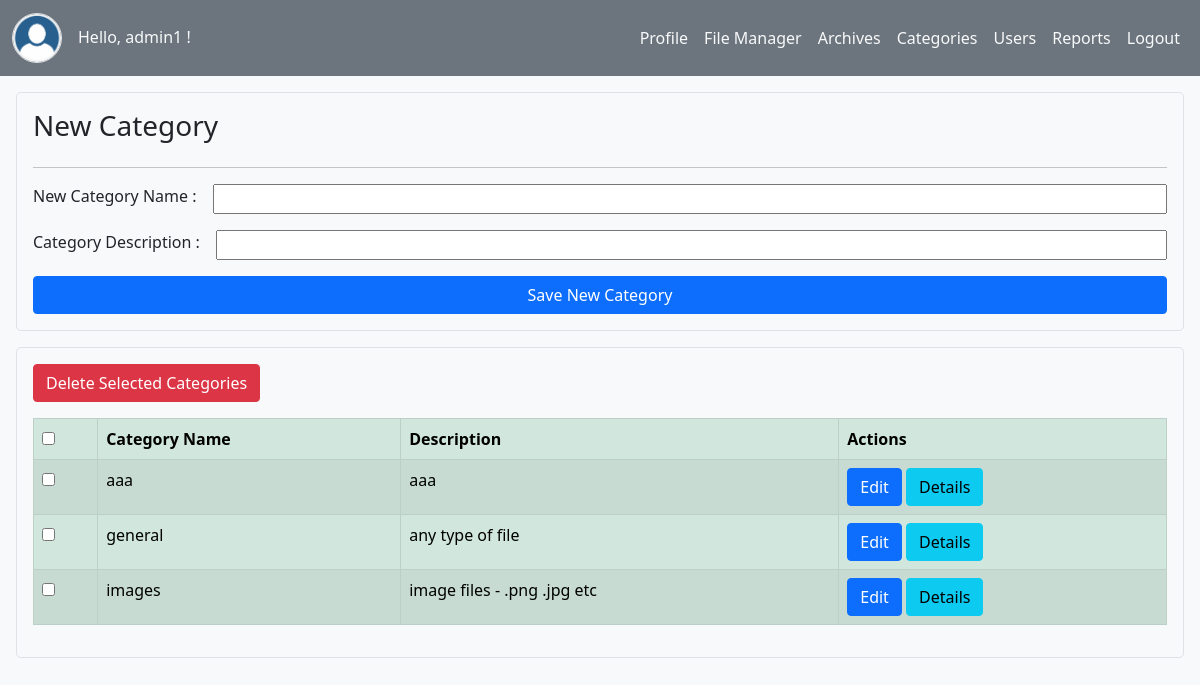
Screenshot of /file_manager/admin_categories/ (signed in) with the database file from the repository.
### accounts/models.py (models this page shows, shortened)
class User(models.Model):
    first_name = models.CharField(max_length=100)
    last_name = models.CharField(max_length=100)
    username = models.CharField(max_length=50, unique=True, blank=False)
    password = models.CharField(max_length=100, blank=False)
    email = models.EmailField(max_length=100, blank=False)
    is_archived = models.BooleanField(default=False)
    profile_image = models.ImageField(upload_to=path_and_rename, default='profile_images/default_profile_img.png', null=True, blank=True)
    is_admin = models.BooleanField(default=False)
    creation_date = models.DateTimeField(auto_now_add=True)
    last_update = models.DateTimeField(auto_now=True)

### file_manager/models.py (models this page shows, shortened)
class Category(models.Model):
    name = models.CharField(max_length=50)
    description = models.CharField(max_length=200, default="")
    creation_date = models.DateTimeField(auto_now_add=True)
    last_edit_date = models.DateTimeField(auto_now=True)
    is_archived = models.BooleanField(default=False)
    creator = models.ForeignKey(User, related_name="category_creator", on_delete=models.CASCADE)
    last_editor = models.ForeignKey(User, related_name="category_last_editor", on_delete=models.CASCADE)

### file_manager/views.py (the view)
# urls.py: path('admin_categories/', views.admin_categories, name='admin_categories'),
def admin_categories(request):
    id = request.session.get('user_id', '')
    if id == '':
        return redirect('accounts:login')
    user = get_object_or_404(User, pk=id)
    if user.is_admin:
        categories = Category.objects.filter(is_archived=False).order_by('-creation_date')
        user = get_object_or_404(User, pk=id)
        context = {
            'categories': categories,
            'user': user
        }
        return render(request, 'file_manager/admin_categories.html', context)
    else:
        return redirect('accounts:profile')

### file_manager/templates/file_manager/admin_categories.html (shortened to what this page needs)
<!DOCTYPE html>
<html lang="en">
<head>
    {% load static %}
    <link rel="stylesheet" href="{% static 'bootstrap/css/bootstrap.min.css' %}">
    <link rel="stylesheet" href="{% static 'nav/navbar.css' %}">
    <link rel="stylesheet" href="{% static 'file_manager/css/categories.css' %}">
</head>
<body class="bg-light">
    {% include './navbar.html' with user=user %}
    <div class="new-category-container d-flex flex-column m-3 p-3 border rounded-3">
        <h3>New Category</h3>
        <hr class="w-100">
        <div class="d-flex flex-row">
            <label for="new-category-name">New Category Name : </label>
            <input class="flex-grow-1 ms-3" type="text" id="new-category-name">
        </div>
        <div class="d-flex flex-row my-3">
            <label for="new-category-description">Category Description : </label>
            <input class="flex-grow-1 ms-3" type="text" id="new-category-description">
        </div>
        <button class="btn btn-primary" id="save-new-category-btn">Save New Category</button>
    </div>
    <div class="categories-container border rounded-3 m-3 p-3">
        <button class="btn btn-danger mb-3" id="delete-category-btn">Delete Selected Categories</button>
        <table id="category-table" class="table table-striped table-success table-bordered">
            <thead>
                <tr>
                    <th><input type="checkbox" id="checkbox-all"></th>
                    <th>Category Name</th>
                    <th>Description</th>
                    <th>Actions</th>
                </tr>
            </thead>
            <tbody id="category-tbody">
            {% if categories.count == 0 %}
                <tr id="no-categories">
                    <td colspan="4" class="text-center">No Categories Available</td>
                </tr>
            {% else %}
                {% for category in categories %}
                    <tr class='row-category' id="category-id-{{category.id}}">
                        <td class='col-checkbox'><input type="checkbox" name="category-checkbox" data-pk="{{category.id}}"></td>
                        <td class='col-category-name' data-name="{{category.name}}">{{category.name}}</td>
                        <td class='col-category-description'>{{category.description}}</td>
                        <td class='col-category-actions'>
                            <button class="edit-category-btn btn btn-primary" data-pk="{{category.id}}">Edit</button>
                            <button class="details-category-btn btn btn-info" data-pk="{{category.id}}">Details</button>
                        </td>
                    </tr>
                {% endfor %}
            {% endif %}
            </tbody>
        </table>
    </div>
</body>
</html>

### file_manager/templates/file_manager/navbar.html (shortened to what this page needs)
<nav class="navbar navbar-expand-lg navbar-light bg-secondary">
    <div class="container-fluid">
        <a class="navbar-brand d-flex flex-row" href="#" >
            <div class="profile-img-container d-flex justify-content-center align-items-center border rounded-circle">
                <img src="{{ user.profile_image.url }}" alt="user profile img" width="50" height="50" class="d-inline-block">
            </div>
            <h6 class="ms-3 my-auto text-light">Hello, {{user.username}} !</h6>
        </a>
        <div class="collapse h-100 navbar-collapse d-flex flex-row justify-content-end" id="navbarNavAltMarkup">
            <div class="navbar-nav h-100">
                <a class="nav-link text-light h-100" href="{% url 'accounts:profile' %}">Profile</a>
                <a class="nav-link text-light h-100" href="{% url 'file_manager:index' %}">File Manager</a>
                <a class="nav-link text-light h-100" href="{% url 'file_manager:archives' %}">Archives</a>
                {% if user.is_admin %}
                    <a class="nav-link text-light h-100" href="{% url 'file_manager:admin_categories' %}">Categories</a>
                    <a class="nav-link text-light h-100" href="{% url 'file_manager:admin_users' %}">Users</a>
                    <a class="nav-link text-light h-100" href="{% url 'reports:index' %}">Reports</a>
                {% endif %}
                <a href="#" class="nav-link text-light" id="logout-btn">Logout </a>
            </div>
        </div>
    </div>
</nav>

### static/nav/navbar.css (style rules this page uses)
.profile-img-container { width: 50px; height: 50px; overflow: hidden ; }
.profile-img-container img { object-fit: cover; }

### rows the page displays
User: profile_image (placeholder picture), username "admin1"
Category: name "aaa", description "aaa"
Category: name "general", description "any type of file"
Category: name "images", description "image files - .png .jpg etc"
